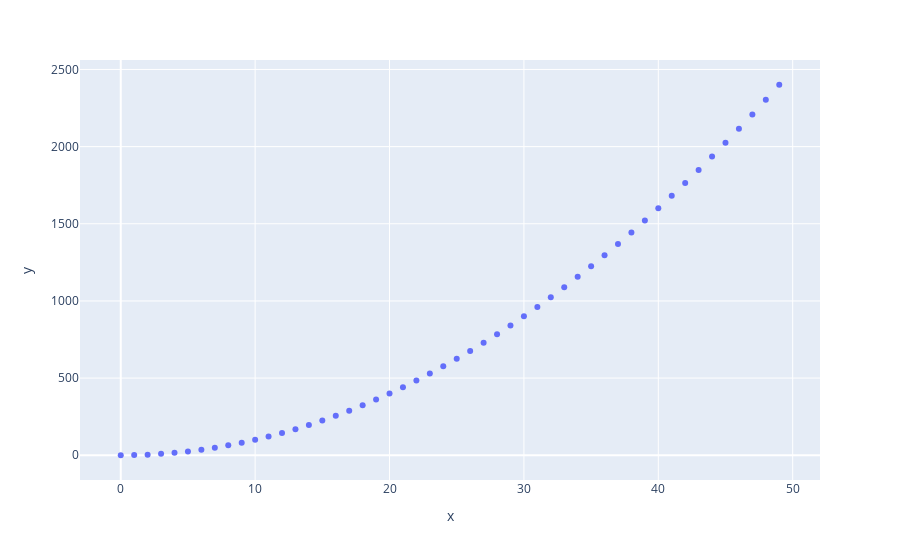

Notebook code for this chart:
### Code cell
#data_x=np.array([0, 1, 2, 3, 4, 5, 6, 7, ])
data_x = np.arange(50)
data_y=data_x ** 2
fig = px.scatter(x = data_x, y = data_y)
fig.show()

### Figure 1 — Plotly figure (JSON) as saved in the notebook; plotly's stock layout.template omitted (floating-point values rounded to 4 significant figures)
{"data": [{"hovertemplate": "x=%{x}<br>y=%{y}<extra></extra>", "legendgroup": "", "marker": {"color": "#636efa", "symbol": "circle"}, "mode": "markers", "name": "", "orientation": "v", "showlegend": false, "type": "scatter", "x": [0, 1, 2, 3, 4, 5, 6, 7, 8, 9, 10, 11, 12, 13, 14, 15, 16, 17, 18, 19, 20, 21, 22, 23, 24, 25, 26, 27, 28, 29, 30, 31, 32, 33, 34, 35, 36, 37, 38, 39, 40, 41, 42, 43, 44, 45, 46, 47, 48, 49], "xaxis": "x", "y": [0, 1, 4, 9, 16, 25, 36, 49, 64, 81, 100, 121, 144, 169, 196, 225, 256, 289, 324, 361, 400, 441, 484, 529, 576, 625, 676, 729, 784, 841, 900, 961, 1024, 1089, 1156, 1225, 1296, 1369, 1444, 1521, 1600, 1681, 1764, 1849, 1936, 2025, 2116, 2209, 2304, 2401], "yaxis": "y"}], "layout": {"legend": {"tracegroupgap": 0}, "margin": {"t": 60}, "xaxis": {"anchor": "y", "domain": [0, 1], "title": {"text": "x"}}, "yaxis": {"anchor": "x", "domain": [0, 1], "title": {"text": "y"}}}}
